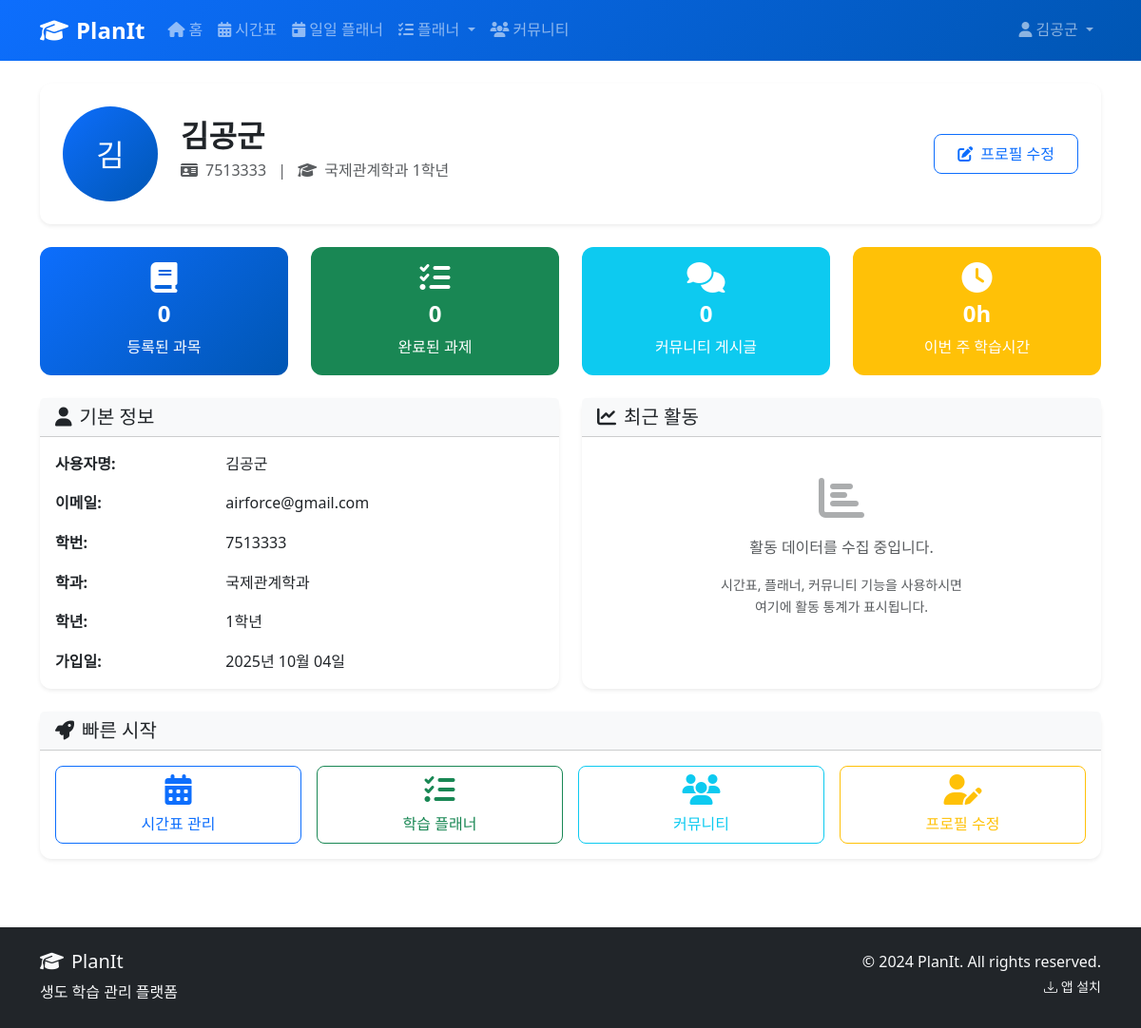
The page /accounts/profile/ (signed in) on the database its author committed.
### accounts/models.py (models this page shows, shortened)
class User(AbstractUser):
    DEPARTMENT_CHOICES = [
        ('INTL', '국제관계학과'),
        ('DEFENSE', '국방경영학과'),
        ('AERO_POLICY', '항공우주정책학과'),
        ('COMP', '컴퓨터과학과'),
        ('AERO', '항공공학과'),
        ('SPACE', '우주공학과'),
        ('MECH', '기계공학과'),
        ('ELEC', '전자통신공학과'),
        ('SYSTEM', '시스템공학과'),
    ]
    GRADE_CHOICES = [
        (1, '1학년'),
        (2, '2학년'),
        (3, '3학년'),
        (4, '4학년'),
    ]
    student_id = models.CharField(
        max_length=10,
        unique=True,
        validators=[RegexValidator(r'^\d{7}$', '학번은 7자리 숫자여야 합니다.')],
        help_text='7자리 학번을 입력하세요'
    )
    department = models.CharField(
        max_length=15,
        choices=DEPARTMENT_CHOICES,
        default='COMP',
        verbose_name='학과'
    )
    grade = models.IntegerField(
        choices=GRADE_CHOICES,
        default=1,
        verbose_name='학년'
    )
    phone_number = models.CharField(
        max_length=15,
        blank=True,
        validators=[RegexValidator(r'^\d{3}-\d{4}-\d{4}$', '전화번호 형식: 010-1234-5678')],
        verbose_name='전화번호'
    )
    profile_image = models.ImageField(
        upload_to='profiles/',
        blank=True,
        null=True,
        verbose_name='프로필 이미지'
    )
    bio = models.TextField(
        max_length=500,
        blank=True,
        verbose_name='자기소개'
    )
    created_at = models.DateTimeField(auto_now_add=True)
    updated_at = models.DateTimeField(auto_now=True)
    class Meta:
        verbose_name = '사용자'
        verbose_name_plural = '사용자들'
    def get_full_name(self):
        return f"{self.last_name}{self.first_name}"

### accounts/views.py (the view)
# urls.py: path('profile/', views.ProfileView.as_view(), name='profile'),
class ProfileView(LoginRequiredMixin, DetailView):
    model = User
    template_name = 'accounts/profile.html'
    context_object_name = 'profile_user'
    def get_object(self):
        return self.request.user
    def get_context_data(self, **kwargs):
        context = super().get_context_data(**kwargs)
        user = self.get_object()
        context.update({
            'total_subjects': getattr(user, 'subjects', []),  # 시간표 앱에서 구현 예정
            'completed_tasks': 0,  # 플래너 앱에서 구현 예정
            'community_posts': 0,  # 커뮤니티 앱에서 구현 예정
            'study_hours': 0,  # 플래너 앱에서 구현 예정
        })
        return context

### templates/accounts/profile.html (shortened to what this page needs)
{% extends 'base.html' %}
{% load static %}
{% block content %}
<div class="container">
    <div class="row">
        <div class="col-12">
            <div class="card shadow-sm border-0 mb-4">
                <div class="card-body p-4">
                    <div class="row align-items-center">
                        <div class="col-auto">
                            {% if profile_user.profile_image %}
                                <img src="{{ profile_user.profile_image.url }}"
                                     alt="프로필 이미지"
                                     class="rounded-circle"
                                     style="width: 100px; height: 100px; object-fit: cover;">
                            {% else %}
                                <div class="bg-primary rounded-circle d-flex align-items-center justify-content-center text-white"
                                     style="width: 100px; height: 100px; font-size: 2rem;">
                                    {{ profile_user.get_full_name|first }}
                                </div>
                            {% endif %}
                        </div>
                        <div class="col">
                            <h2 class="fw-bold mb-1">{{ profile_user.get_full_name }}</h2>
                            <p class="text-muted mb-2">
                                <i class="fas fa-id-card me-2"></i>{{ profile_user.student_id }}
                                <span class="mx-2">|</span>
                                <i class="fas fa-graduation-cap me-2"></i>{{ profile_user.get_department_display }} {{ profile_user.get_grade_display }}
                            </p>
                        </div>
                        <div class="col-auto">
                            <a href="{% url 'accounts:profile_edit' %}" class="btn btn-outline-primary">
                                <i class="fas fa-edit me-2"></i>프로필 수정
                            </a>
                        </div>
                    </div>
                </div>
            </div>
        </div>
    </div>
    <div class="row g-4 mb-4">
        <div class="col-md-3">
            <div class="card border-0 bg-primary text-white h-100">
                <div class="card-body text-center">
                    <i class="fas fa-book fa-2x mb-2"></i>
                    <h4 class="fw-bold">{{ total_subjects|length }}</h4>
                    <p class="mb-0">등록된 과목</p>
                </div>
            </div>
        </div>
        <div class="col-md-3">
            <div class="card border-0 bg-success text-white h-100">
                <div class="card-body text-center">
                    <i class="fas fa-tasks fa-2x mb-2"></i>
                    <h4 class="fw-bold">{{ completed_tasks }}</h4>
                    <p class="mb-0">완료된 과제</p>
                </div>
            </div>
        </div>
        <div class="col-md-3">
            <div class="card border-0 bg-info text-white h-100">
                <div class="card-body text-center">
                    <i class="fas fa-comments fa-2x mb-2"></i>
                    <h4 class="fw-bold">{{ community_posts }}</h4>
                    <p class="mb-0">커뮤니티 게시글</p>
                </div>
            </div>
        </div>
        <div class="col-md-3">
            <div class="card border-0 bg-warning text-white h-100">
                <div class="card-body text-center">
                    <i class="fas fa-clock fa-2x mb-2"></i>
                    <h4 class="fw-bold">{{ study_hours }}h</h4>
                    <p class="mb-0">이번 주 학습시간</p>
                </div>
            </div>
        </div>
    </div>
    <div class="row">
        <div class="col-md-6">
            <div class="card shadow-sm border-0 h-100">
                <div class="card-header bg-light">
                    <h5 class="mb-0">
                        <i class="fas fa-user me-2"></i>기본 정보
                    </h5>
                </div>
                <div class="card-body">
                    <div class="row mb-3">
                        <div class="col-sm-4 fw-bold">사용자명:</div>
                        <div class="col-sm-8">{{ profile_user.username }}</div>
                    </div>
                    <div class="row mb-3">
                        <div class="col-sm-4 fw-bold">이메일:</div>
                        <div class="col-sm-8">{{ profile_user.email }}</div>
                    </div>
                    <div class="row mb-3">
                        <div class="col-sm-4 fw-bold">학번:</div>
                        <div class="col-sm-8">{{ profile_user.student_id }}</div>
                    </div>
                    <div class="row mb-3">
                        <div class="col-sm-4 fw-bold">학과:</div>
                        <div class="col-sm-8">{{ profile_user.get_department_display }}</div>
                    </div>
                    <div class="row mb-3">
                        <div class="col-sm-4 fw-bold">학년:</div>
                        <div class="col-sm-8">{{ profile_user.get_grade_display }}</div>
                    </div>
                    <div class="row">
                        <div class="col-sm-4 fw-bold">가입일:</div>
                        <div class="col-sm-8">{{ profile_user.date_joined|date:"Y년 m월 d일" }}</div>
                    </div>
                </div>
            </div>
        </div>
        <div class="col-md-6">
            <div class="card shadow-sm border-0 h-100">
                <div class="card-header bg-light">
                    <h5 class="mb-0">
                        <i class="fas fa-chart-line me-2"></i>최근 활동
                    </h5>
                </div>
                <div class="card-body">
                    <div class="text-center text-muted py-4">
                        <i class="fas fa-chart-bar fa-3x mb-3 opacity-50"></i>
                        <p>활동 데이터를 수집 중입니다.</p>
                        <p class="small">시간표, 플래너, 커뮤니티 기능을 사용하시면<br>여기에 활동 통계가 표시됩니다.</p>
                    </div>
                </div>
            </div>
        </div>
    </div>
    <div class="row mt-4">
        <div class="col-12">
            <div class="card shadow-sm border-0">
                <div class="card-header bg-light">
                    <h5 class="mb-0">
                        <i class="fas fa-rocket me-2"></i>빠른 시작
                    </h5>
                </div>
                <div class="card-body">
                    <div class="row g-3">
                        <div class="col-md-3">
                            <a href="{% url 'timetable:index' %}" class="btn btn-outline-primary w-100">
                                <i class="fas fa-calendar-alt d-block mb-2 fa-2x"></i>
                                시간표 관리
                            </a>
                        </div>
                        <div class="col-md-3">
                            <a href="{% url 'planner:index' %}" class="btn btn-outline-success w-100">
                                <i class="fas fa-tasks d-block mb-2 fa-2x"></i>
                                학습 플래너
                            </a>
                        </div>
                        <div class="col-md-3">
                            <a href="{% url 'community:index' %}" class="btn btn-outline-info w-100">
                                <i class="fas fa-users d-block mb-2 fa-2x"></i>
                                커뮤니티
                            </a>
                        </div>
                        <div class="col-md-3">
                            <a href="{% url 'accounts:profile_edit' %}" class="btn btn-outline-warning w-100">
                                <i class="fas fa-user-edit d-block mb-2 fa-2x"></i>
                                프로필 수정
                            </a>
                        </div>
                    </div>
                </div>
            </div>
        </div>
    </div>
</div>
{% endblock %}

### templates/base.html (shortened to what this page needs)
{% load static %}
<!DOCTYPE html>
<html lang="ko">
<head>
    <link href="https://cdn.jsdelivr.net/npm/bootstrap@5.3.2/dist/css/bootstrap.min.css" rel="stylesheet">
    <link rel="stylesheet" href="https://cdn.jsdelivr.net/npm/bootstrap-icons@1.11.0/font/bootstrap-icons.css">
    <link rel="stylesheet" href="https://cdnjs.cloudflare.com/ajax/libs/font-awesome/6.4.0/css/all.min.css">
    <link rel="stylesheet" href="{% static 'css/style.css' %}">
</head>
<body>
    <nav class="navbar navbar-expand-lg navbar-dark bg-primary">
        <div class="container">
            <a class="navbar-brand fw-bold" href="{% url 'home' %}">
                <i class="fas fa-graduation-cap me-2"></i>PlanIt
            </a>
            <div class="collapse navbar-collapse" id="navbarNav">
                <ul class="navbar-nav me-auto">
                    <li class="nav-item">
                        <a class="nav-link" href="{% url 'home' %}">
                            <i class="fas fa-home me-1"></i>홈
                        </a>
                    </li>
                    {% if user.is_authenticated %}
                    <li class="nav-item">
                        <a class="nav-link" href="{% url 'timetable:index' %}">
                            <i class="fas fa-calendar-alt me-1"></i>시간표
                        </a>
                    </li>
                    <li class="nav-item">
                        <a class="nav-link" href="{% url 'planner:daily_planner' %}">
                            <i class="fas fa-calendar-day me-1"></i>일일 플래너
                        </a>
                    </li>
                    <li class="nav-item dropdown">
                        <a class="nav-link dropdown-toggle" href="#" id="plannerDropdown" role="button" data-bs-toggle="dropdown">
                            <i class="fas fa-tasks me-1"></i>플래너
                        </a>
                    </li>
                    <li class="nav-item">
                        <a class="nav-link" href="{% url 'community:index' %}">
                            <i class="fas fa-users me-1"></i>커뮤니티
                        </a>
                    </li>
                    {% endif %}
                </ul>
                <ul class="navbar-nav">
                    {% if user.is_authenticated %}
                    <li class="nav-item dropdown">
                        <a class="nav-link dropdown-toggle" href="#" id="navbarDropdown" role="button" data-bs-toggle="dropdown">
                            <i class="fas fa-user me-1"></i>{{ user.username }}
                        </a>
                    </li>
                    {% endif %}
                </ul>
            </div>
        </div>
    </nav>
    <main class="container-fluid py-4">
        {% block content %}{% endblock %}
    </main>
    <footer class="bg-dark text-light py-4 mt-5">
        <div class="container">
            <div class="row">
                <div class="col-md-6">
                    <h5><i class="fas fa-graduation-cap me-2"></i>PlanIt</h5>
                    <p class="mb-0">생도 학습 관리 플랫폼</p>
                </div>
                <div class="col-md-6 text-md-end">
                    <p class="mb-0">&copy; 2024 PlanIt. All rights reserved.</p>
                    <small>
                        <a href="{% url 'install' %}" class="text-light text-decoration-none">
                            <i class="bi bi-download"></i> 앱 설치
                        </a>
                    </small>
                </div>
            </div>
        </div>
    </footer>
</body>
</html>

### static/css/style.css (style rules this page uses)
:root { --primary-color: #0d6efd; --secondary-color: #6c757d; --success-color: #198754; --info-color: #0dcaf0; --warning-color: #ffc107; --danger-color: #dc3545; --light-color: #f8f9fa; --dark-color: #212529; }
body { font-family: 'Segoe UI', Tahoma, Geneva, Verdana, sans-serif; line-height: 1.6; }
.navbar-brand { font-size: 1.5rem; font-weight: 700; }
.navbar-nav .nav-link { font-weight: 500; transition: color 0.3s ease; }
.card { transition: transform 0.3s ease, box-shadow 0.3s ease; border-radius: 12px; }
.btn { border-radius: 8px; font-weight: 500; padding: 0.5rem 1.5rem; transition: all 0.3s ease; }
.bg-primary { background: linear-gradient(135deg, #0d6efd 0%, #0056b3 100%) !important; }

### rows shown on the page
User: username "김공군", get_full_name|first "김", get_full_name "김공군", student_id "7513333", department "국제관계학과", grade "1학년", email "airforce@gmail.com", date_joined "2025년 10월 04일"

### other values the page prints
{{ total_subjects|length }} "0"
{{ completed_tasks }} "0"
{{ community_posts }} "0"
{{ study_hours }} "0"
